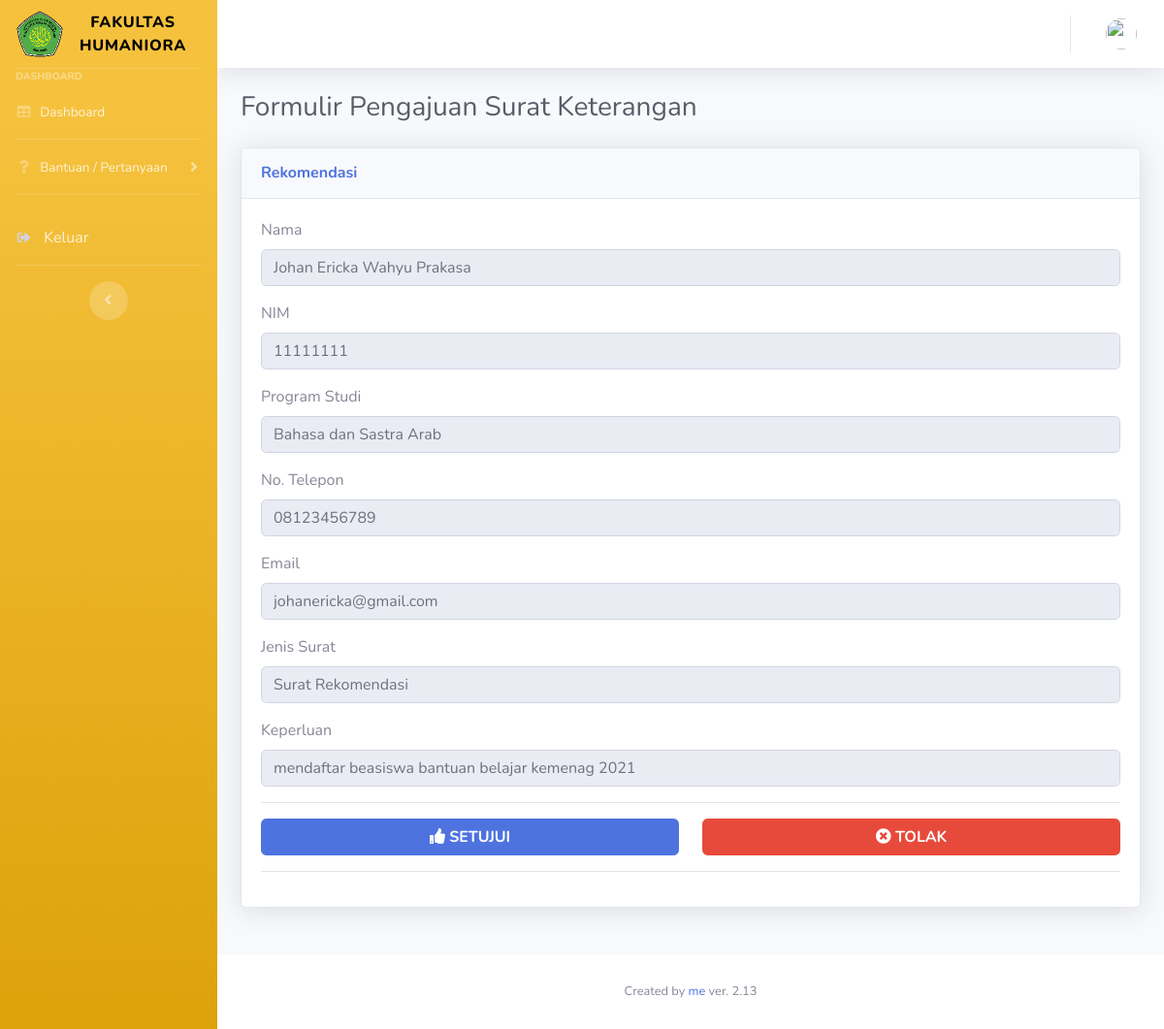
/admin/rekomendasi-tampil.php?nodata=4, run on the app's committed database.
### tables this page shows
CREATE TABLE IF NOT EXISTS `rekomendasi` (
  `nodata` int(11) NOT NULL AUTO_INCREMENT,
  `tanggal` varchar(20) DEFAULT NULL,
  `prodi` varchar(50) DEFAULT NULL,
  `nim` varchar(20) DEFAULT NULL,
  `nama` varchar(100) DEFAULT NULL,
  `notelepon` varchar(20) DEFAULT NULL,
  `email` varchar(50) DEFAULT NULL,
  `keperluan` varchar(200) DEFAULT NULL,
  `verifikator` varchar(200) DEFAULT NULL,
  `verifikasi` tinyint(4) DEFAULT '0',
  `tglverifikasi` varchar(20) DEFAULT NULL,
  `keterangan` varchar(200) DEFAULT NULL,
  `statussurat` tinyint(4) DEFAULT '0',
  KEY `Index 1` (`nodata`)
);

### admin/rekomendasi-tampil.php (the view, shortened to what this page needs)
<?php
require('../config.php');
$nodata = mysqli_real_escape_string($conn, $_GET['nodata']);
?>
<!DOCTYPE html>
<html lang="en">
<head>
    <link href="../vendor/fontawesome-free/css/all.min.css" rel="stylesheet" type="text/css">
    <link href="../css/sb-admin-2.min.css" rel="stylesheet">
</head>
<body id="page-top">
    <div id="wrapper">
        <?php
        require "../assets/sidebar.php";
        ?>
        <div id="content-wrapper" class="d-flex flex-column">
            <div id="content">
                <?php
                require "../assets/topbar.php";
                ?>
                <div class="container-fluid">
                    <div class="d-sm-flex align-items-center justify-content-between mb-4">
                        <h1 class="h3 mb-0 text-gray-800">Formulir Pengajuan Surat Keterangan</h1>
                    </div>
                    <div class="row">
                        <div class="col-lg-12 mb-4">
                            <?php
                            $quser = mysqli_query($conn, "SELECT * FROM rekomendasi WHERE nodata='$nodata'");
                            $duser = mysqli_fetch_array($quser);
                            $nim = $duser['nim'];
                            $nama = $duser['nama'];
                            $notelepon = $duser['notelepon'];
                            $email = $duser['email'];
                            $prodi = $duser['prodi'];
                            $keperluan = $duser['keperluan'];
                            ?>
                            <div class="card shadow mb-4">
                                <div class="card-header py-3">
                                    <h6 class="m-0 font-weight-bold text-primary">Rekomendasi</h6>
                                </div>
                                <div class="card-body">
                                    <div class="form-group">
                                        <label>Nama</label>
                                        <input type="text" class="form-control" name="nama" value="<?= $nama; ?>" readonly>
                                    </div>
                                    <div class="form-group">
                                        <label>NIM</label>
                                        <input type="text" class="form-control" name="nim" value="<?= $nim; ?>" readonly>
                                    </div>
                                    <div class="form-group">
                                        <label>Program Studi</label>
                                        <input type="text" class="form-control" name="prodi" value="<?= $prodi; ?>" readonly>
                                    </div>
                                    <div class="form-group">
                                        <label>No. Telepon</label>
                                        <input type="text" class="form-control" name="notelepon" value="<?= $notelepon; ?>" readonly>
                                    </div>
                                    <div class="form-group">
                                        <label>Email</label>
                                        <input type="text" class="form-control" name="email" value="<?= $email; ?>" readonly>
                                    </div>
                                    <div class="form-group">
                                        <label>Jenis Surat</label>
                                        <input type="text" class="form-control" name="jenissurat" value="Surat Rekomendasi" readonly>
                                    </div>
                                    <div class="form-group">
                                        <label>Keperluan</label>
                                        <input type="text" class="form-control" name="keperluan" value="<?= $keperluan; ?>" readonly>
                                    </div>
                                    <form class="user" action="rekomendasi-setujui.php" method="POST">
                                        <hr>
                                        <div class="form-group row">
                                            <div class="col-sm-6">
                                                <button type="submit" onclick="return confirm('Apakah anda MENYETUJUI pengajuan ini ?')" class="btn btn-primary btn-block">
                                                    <i class="fas fa-thumbs-up"></i><b> SETUJUI</b>
                                                </button>
                                            </div>
                                            <div class="col-sm-6">
                                                <a href="#" class="btn btn-danger btn-block" data-toggle="modal" data-target="#tolakModal">
                                                    <i class="fas fa-times-circle"></i><b> TOLAK</b>
                                                </a>
                                            </div>
                                        </div>
                                        <hr>
                                    </form>
                                </div>
                            </div>
                        </div>
                    </div>
                </div>
            </div>
            <?php
            require "../assets/footer.php";
            ?>
        </div>
    </div>
</body>
</html>

### data on the page
rekomendasi: nama "Johan Ericka Wahyu Prakasa", nim "11111111", prodi "Bahasa dan Sastra Arab", notelepon "08123456789", email "johanericka@gmail.com", keperluan "mendaftar beasiswa bantuan belajar kemenag 2021"
